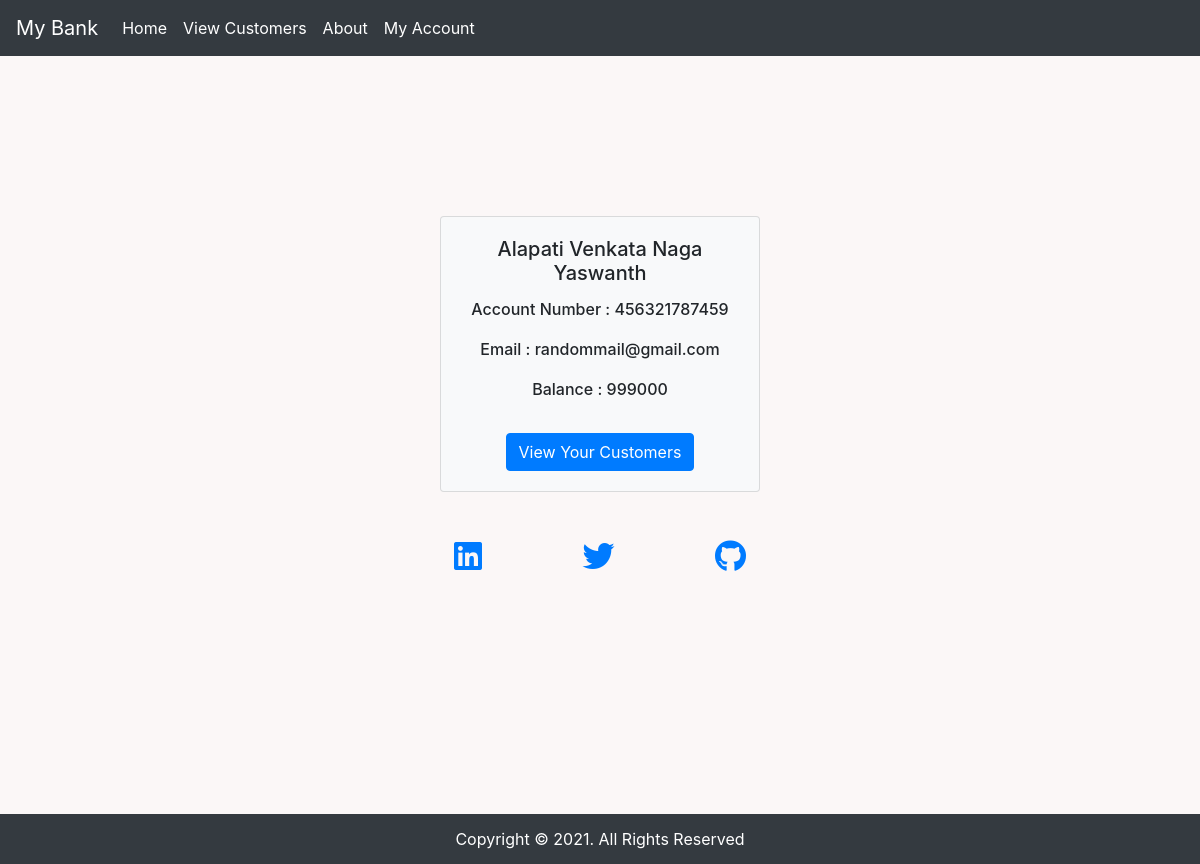
Screenshot of /Customers/myaccount/ with the database file from the repository.
### Customers/models.py (models this page shows, shortened)
class MyAccount(models.Model):
    MyName = models.CharField(max_length=100)
    AccountNumber = models.BigIntegerField(max_length=17)
    MyMail = models.EmailField(max_length=100)
    Balance = models.PositiveIntegerField(default=10000000)

### Customers/views.py (the view)
# urls.py: path('myaccount/',views.myaccount,name='myaccount'),
def myaccount(request):
    myact = MyAccount.objects.all()[0]
    return render(request,'Customers/myaccount.html',{'act':myact})

### Customers/templates/Customers/myaccount.html (shortened to what this page needs)
{% extends 'Customers/index.html' %}
{% block content %}
    <div class="container content-height vertical-center">
        <div class="card text-center mx-auto bg-light" style="width: 20rem;">
            <div class="card-body">
                <div class="bold-text">
                    <h5 class="card-title">{{ act.MyName }}</h5>
                    <p class="card-text">Account Number : {{ act.AccountNumber }}</p>
                    <p class="card-text">Email : {{ act.MyMail }}</p>
                    <p class="card-text">Balance : {{ act.Balance }}</p>
                    <a href="{% url 'viewcustomers'%}" class="btn btn-primary mt-3">View Your Customers</a>
                </div>
            </div>
        </div>
        <div class="text-center mt-5 social-media">
            <a href="https://www.linkedin.com/in/avnyaswanth-263a641a5" target="_blank"><i class="fab fa-linkedin fa-2x px-5"></i></a>
            <a href="https://twitter.com/_atheis_t?s=08" target="_blank"><i class="fab fa-twitter fa-2x px-5"></i></a>
            <a href="https://github.com/avnyaswanth" target="_blank"><i class="fab fa-github fa-2x px-5"></i></a>
        </div>
    </div>
{% endblock %}

### Customers/static/Customers/styles.css (style rules this page uses)
body { background: #FBF7F7; }
.bold-text { font-weight: 500; }
h1,h2,h3,h4,h5,h6 { margin: 0; padding: 0; }
.vertical-center { padding: 10rem 0; }
.content-height { min-height: 33rem; }
.social-media { margin: 5rem auto; text-align: center; }

### rows the page displays
MyAccount: MyName "Alapati Venkata Naga Yaswanth", AccountNumber "456321787459", MyMail "randommail@gmail.com", Balance "999000"
